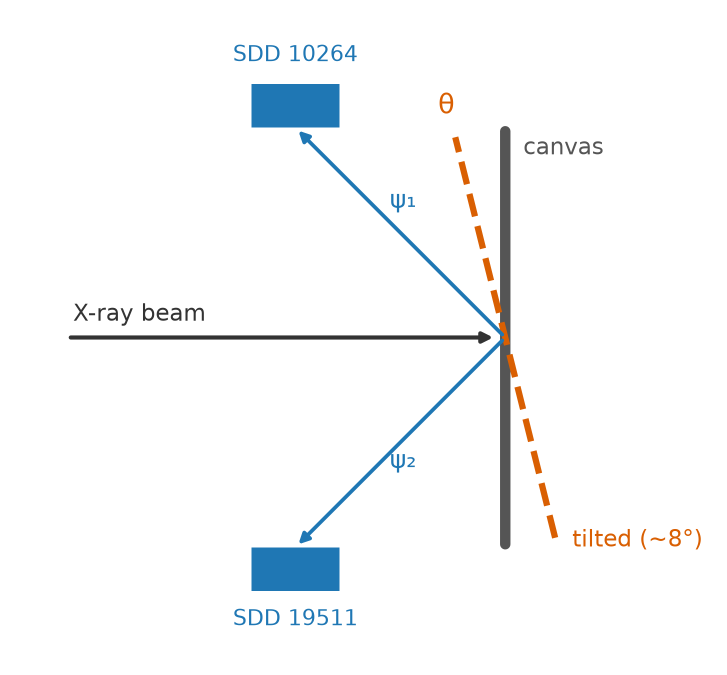
#> input picture presentation/figs/geometry_schematic.png, 1453 x 1350 px (shown at 1/2 size)
$ python -i make_template_deck.py   (imports and definitions only)
#> lines starting #> are read from the running program, lines starting #| are printed output that depends on the picture
"""
make_template_deck.py
===============================================================================
Pour the dual-detector talk (presentation/dual_detector_talk.pptx, built by
make_slides.py) into the visual template of the ICETRAN 2026 deck
(poster/IcETRAN2026_final.pptx): same fonts (embedded Gothic A1 / Lovelo),
same greens, same slide furniture (title rule, outline boxes, three-column
motivation, five step cards, stat columns, two-column conclusions).

Nothing is drawn from scratch.  Every output slide is a clone of one of the
nine template slides -- shapes, background, picture fills, embedded fonts --
with the text replaced and the pictures swapped for the talk's figures.
Text keeps the run formatting of the box it lands in; a new box copies the
style of an existing one.  Pictures are placed with their own aspect ratio
(the template stretches a fill to the frame; here the frame is resized to
the picture).

Sources
    template   poster/IcETRAN2026_final.pptx
    figures    presentation/figs/geometry_schematic.png (make_slides.py)
               results/10264/prova1/element_maps.png
               results/detector_diff/geometry_fit.png   (split into 2 panels)
               results/detector_diff/tilt_angle.png
               results/detector_diff/fusion_benchmark.png
               results/detector_diff/fusion_showcase.png
    numbers    results/registration/overlap_ratios.csv
               results/detector_diff/geometry_fit.txt
    text       the talk slides and their speaker notes, transcribed below

Run from the project root:
    python presentation/make_template_deck.py
    -> presentation/dual_detector_talk_icetran_style.pptx
"""

import argparse
import copy
import csv
import os
import re
import sys

from lxml import etree
from PIL import Image
from pptx import Presentation
from pptx.oxml.ns import qn
from pptx.util import Cm, Pt

ROOT = os.path.dirname(os.path.dirname(os.path.abspath(__file__)))
# [1 line not run here, left out]

TEMPLATE = os.path.join("poster", "IcETRAN2026_final.pptx")
OUT = os.path.join("presentation", "dual_detector_talk_icetran_style.pptx")
WORK = os.path.join("presentation", "figs", "template_deck")

RESULTS = os.path.join("results", "detector_diff")
GREEN = "456446"          # the template's text green
LIGHT = "9BBB9C"          # the template's title green (slide 1)
BLACK = "000000"

# --------------------------------------------------------------------------
# low-level helpers: clone, text, pictures, tables
# --------------------------------------------------------------------------
# [1 line that did not run here, left out]


# [148 lines left out: functions clone_slide, delete_slide, shape, remove, _style_of, _set_color and 3 more, not called in this run]


def style_of(sh):
    return _style_of(sh.text_frame._txBody)


# [88 lines left out: functions add_text, set_picture, resize_table, fill_table, not called in this run]


def set_notes(slide, text):
    slide.notes_slide.notes_text_frame.text = text


# [4 lines left out: function title, not called in this run]


# --------------------------------------------------------------------------
# figure preparation
# --------------------------------------------------------------------------
def trim_white(im, pad=8):
    from PIL import ImageChops
    bg = Image.new(im.mode, im.size, (255, 255, 255))
    diff = ImageChops.difference(im.convert("RGB"), bg.convert("RGB"))
    bbox = diff.getbbox()
    if bbox is None:
        return im
    x0, y0, x1, y1 = bbox
    return im.crop((max(0, x0 - pad), max(0, y0 - pad),
                    min(im.width, x1 + pad), min(im.height, y1 + pad)))


def split_panels(src, left_out, right_out):
#> called with src = 'figs/geometry_schematic.png', left_out = 'out.png', right_out = 'out1.png'
    im = Image.open(src).convert("RGB")
    half = im.width // 2
#> half = 726
    trim_white(im.crop((0, 0, half, im.height))).save(left_out)
#> in trim_white, `bg = Image.new(im.mode, im.size, (255, 255, 255))`: bg: PIL image 726x1350 RGB; every value is 255
#> in trim_white, `diff = ImageChops.difference(im.convert("RGB"), bg.convert("RGB"))`:
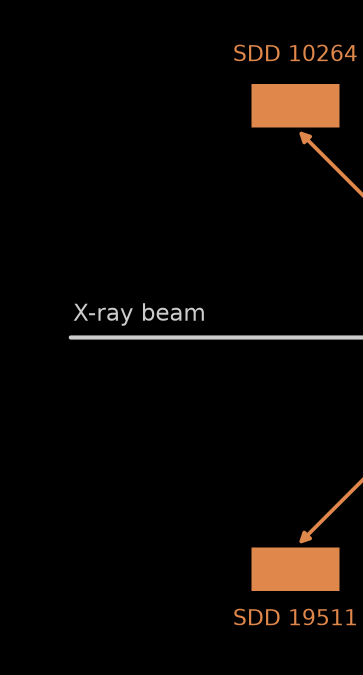
#> diff: PIL image 726x1350 RGB (shown at 1/2 size); mean R, G, B 10.3, 6.8, 4.5
#> in trim_white, `bbox = diff.getbbox()`: bbox = (137, 89, 726, 1251)
#> in trim_white, `x0, y0, x1, y1 = bbox`: x0 = 137; y0 = 89; x1 = 726; y1 = 1251
#> in trim_white, `return im.crop((max(0, x0 - pad), max(0, y0 - pad), min(im.width, x1 +..`:
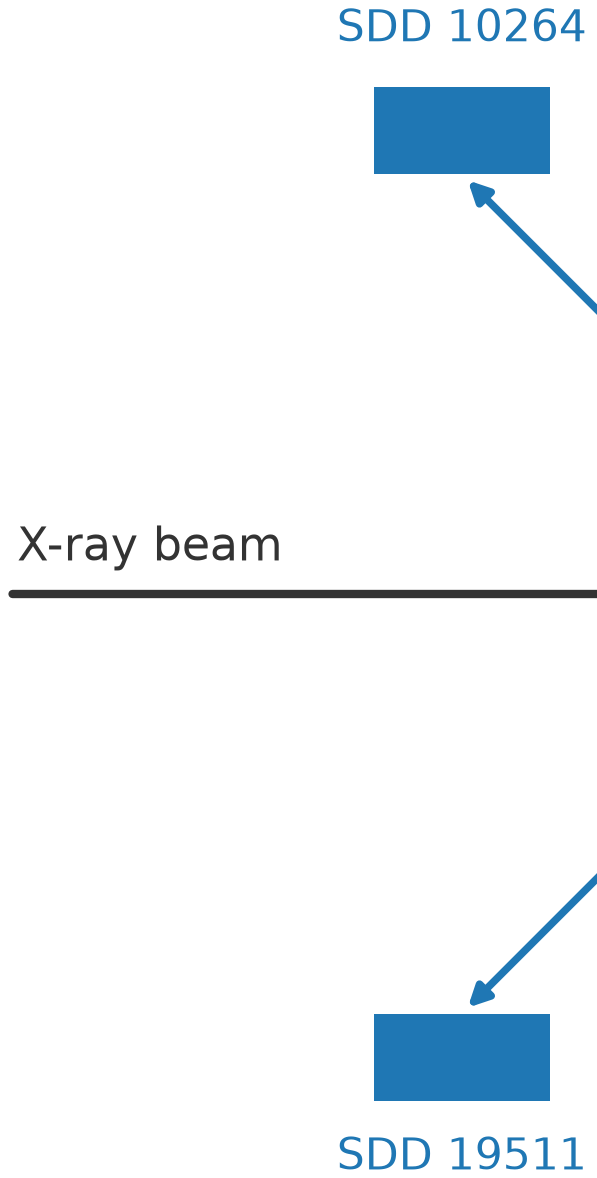
#> returned value: PIL image 597x1178 RGB; mean R, G, B 240.7, 245.5, 248.8
    trim_white(im.crop((half, 0, im.width, im.height))).save(right_out)
#> call 2 of trim_white, with pad = 8
#> in trim_white (call 2), `bg = Image.new(im.mode, im.size, (255, 255, 255))`: bg: PIL image 727x1350 RGB; every value is 255
#> in trim_white (call 2), `diff = ImageChops.difference(im.convert("RGB"), bg.convert("RGB"))`:
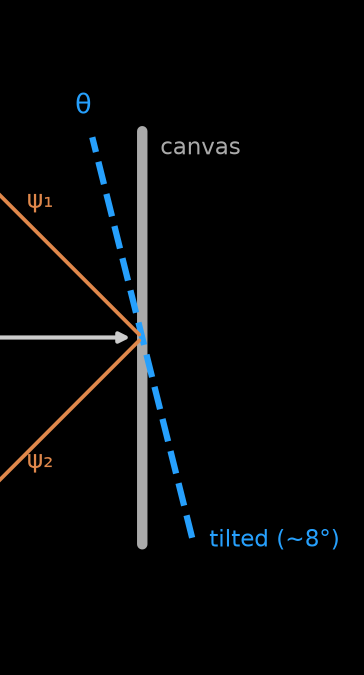
#> diff: PIL image 727x1350 RGB (shown at 1/2 size); mean R, G, B 5.7, 6.3, 6.8
#> in trim_white (call 2), `bbox = diff.getbbox()`: bbox = (0, 185, 676, 1099)
#> in trim_white (call 2), `x0, y0, x1, y1 = bbox`: x0 = 0; y0 = 185; x1 = 676; y1 = 1099
#> in trim_white (call 2), `return im.crop((max(0, x0 - pad), max(0, y0 - pad), min(im.width, x1 +..`:
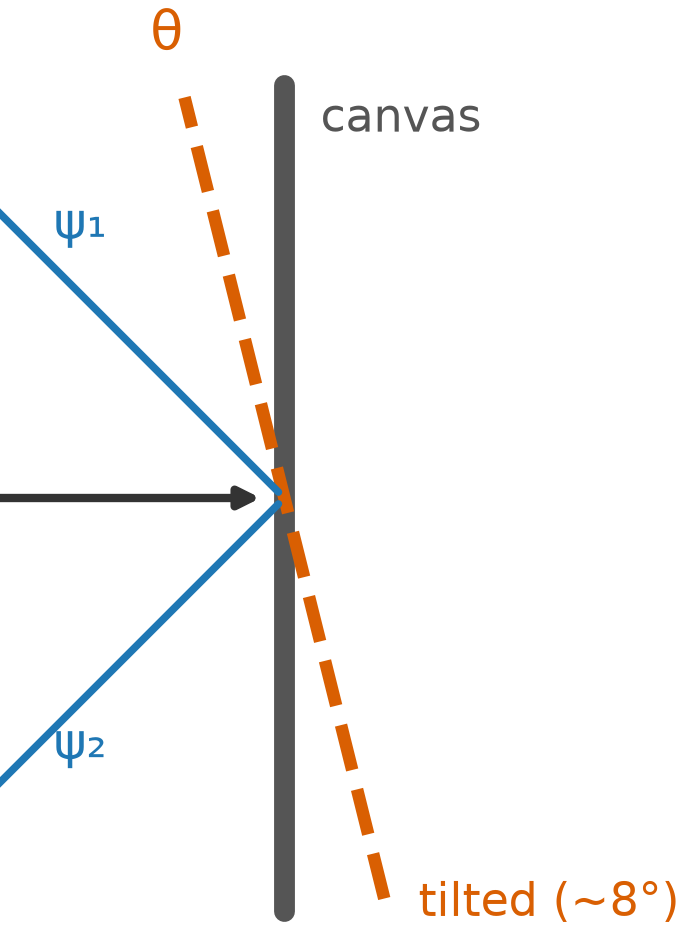
#> returned value: PIL image 684x930 RGB; mean R, G, B 246.3, 245.3, 244.5


# [494 lines left out: functions render_formula, prepare_figures, ratio_rows, build, not called in this run]


# [6 lines not run here, left out]

>>> result = split_panels('figs/geometry_schematic.png', 'out.png', 'out1.png')
